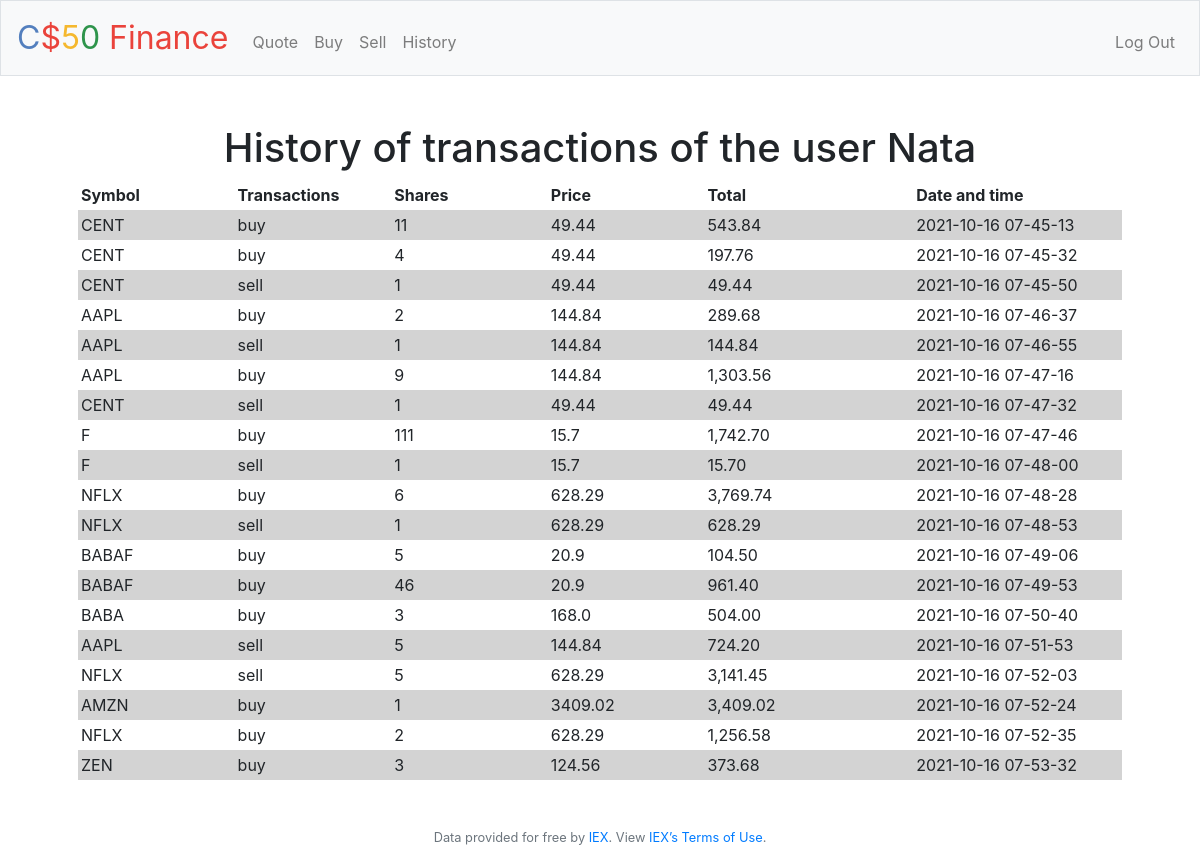
The app's page /history (signed in) with its own data.
### tables this page shows
CREATE TABLE "history" ('id' integer NOT NULL,'username' varchar(255) NOT NULL, 'symbol' varchar(255) NOT NULL, 'transactions' varchar(255), 'shares' integer NOT NULL, 'price' real, 'sum' real, 'datetime' text NOT NULL, FOREIGN KEY (id) REFERENCES users(id));

### application.py (the view)
@app.route("/history")
@login_required
def history():
    history = []
    rows = db.execute("SELECT * FROM history WHERE id=:id", id=session["user_id"])
    if rows:
        for row in rows:
            total = row["sum"]
            dict = {"symbol":row["symbol"], "transactions":row["transactions"], "shares":row["shares"], "price":row["price"], "total":f'{total:,.2f}', "datetime":row["datetime"]}
            history.append(dict)
    else:
        return apology("You don't have any transactions yet")
    return render_template("history.html", history=history, username=rows[0]["username"],)

### application.py (called while the page is built)
@app.after_request
def after_request(response):
    response.headers["Cache-Control"] = "no-cache, no-store, must-revalidate"
    response.headers["Expires"] = 0
    response.headers["Pragma"] = "no-cache"
    return response

### helpers.py (called while the page is built)
def login_required(f):
    @wraps(f)
    def decorated_function(*args, **kwargs):
        if session.get("user_id") is None:
            return redirect("/login")
        return f(*args, **kwargs)
    return decorated_function

### templates/history.html (shortened to what this page needs)
{% extends "layout.html" %}
{% block main %}
  <h1>History of transactions of the user {{ username }}</h1>
  <table class="history">
    <thead class="history">
      <tr>
        <th>Symbol</th>
        <th>Transactions</th>
        <th>Shares</th>
        <th>Price</th>
        <th>Total</th>
        <th>Date and time</th>
      </tr>
    </thead>
    <tbody class="history">
      {% for row in history %}
      <tr>
          <td>{{ row["symbol"] }}</td>
          <td>{{ row["transactions"] }}</td>
          <td>{{ row["shares"] }}</td>
          <td>{{ row["price"] }}</td>
          <td>{{ row["total"] }}</td>
          <td>{{ row["datetime"] }}</td>
      </tr>
      {% endfor %}
    </tbody>
  </table>
{% endblock %}

### static/styles.css (style rules this page uses)
table { table-layout:fixed; border-collapse:collapse; width:100%; text-align:left; }
th, td { padding:3px; }
.history thead th:nth-child(1) { width:15%; }
.history thead th:nth-child(2) { width:15%; }
.history thead th:nth-child(3) { width:15%; }
.history thead th:nth-child(4) { width:15%; }
.history thead th:nth-child(5) { width:20%; }
.history thead th:nth-child(6) { width:20%; }
.history tbody tr:nth-child(odd) { background-color:#D3D3D3; }

### records on screen
history: username "Nata", symbol "CENT", transactions "buy", shares "11", price "49.44", total "543.84", datetime "2021-10-16 07-45-13"
history: symbol "CENT", transactions "buy", shares "4", price "49.44", total "197.76", datetime "2021-10-16 07-45-32"
history: symbol "CENT", transactions "sell", shares "1", price "49.44", total "49.44", datetime "2021-10-16 07-45-50"
history: symbol "AAPL", transactions "buy", shares "2", price "144.84", total "289.68", datetime "2021-10-16 07-46-37"
history: symbol "AAPL", transactions "sell", shares "1", price "144.84", total "144.84", datetime "2021-10-16 07-46-55"
history: symbol "AAPL", transactions "buy", shares "9", price "144.84", total "1,303.56", datetime "2021-10-16 07-47-16"
history: symbol "CENT", transactions "sell", shares "1", price "49.44", total "49.44", datetime "2021-10-16 07-47-32"
history: symbol "F", transactions "buy", shares "111", price "15.7", total "1,742.70", datetime "2021-10-16 07-47-46"
history: symbol "F", transactions "sell", shares "1", price "15.7", total "15.70", datetime "2021-10-16 07-48-00"
history: symbol "NFLX", transactions "buy", shares "6", price "628.29", total "3,769.74", datetime "2021-10-16 07-48-28"
history: symbol "NFLX", transactions "sell", shares "1", price "628.29", total "628.29", datetime "2021-10-16 07-48-53"
history: symbol "BABAF", transactions "buy", shares "5", price "20.9", total "104.50", datetime "2021-10-16 07-49-06"
history: symbol "BABAF", transactions "buy", shares "46", price "20.9", total "961.40", datetime "2021-10-16 07-49-53"
history: symbol "BABA", transactions "buy", shares "3", price "168.0", total "504.00", datetime "2021-10-16 07-50-40"
history: symbol "AAPL", transactions "sell", shares "5", price "144.84", total "724.20", datetime "2021-10-16 07-51-53"
history: symbol "NFLX", transactions "sell", shares "5", price "628.29", total "3,141.45", datetime "2021-10-16 07-52-03"
history: symbol "AMZN", transactions "buy", shares "1", price "3409.02", total "3,409.02", datetime "2021-10-16 07-52-24"
history: symbol "NFLX", transactions "buy", shares "2", price "628.29", total "1,256.58", datetime "2021-10-16 07-52-35"
history: symbol "ZEN", transactions "buy", shares "3", price "124.56", total "373.68", datetime "2021-10-16 07-53-32"
